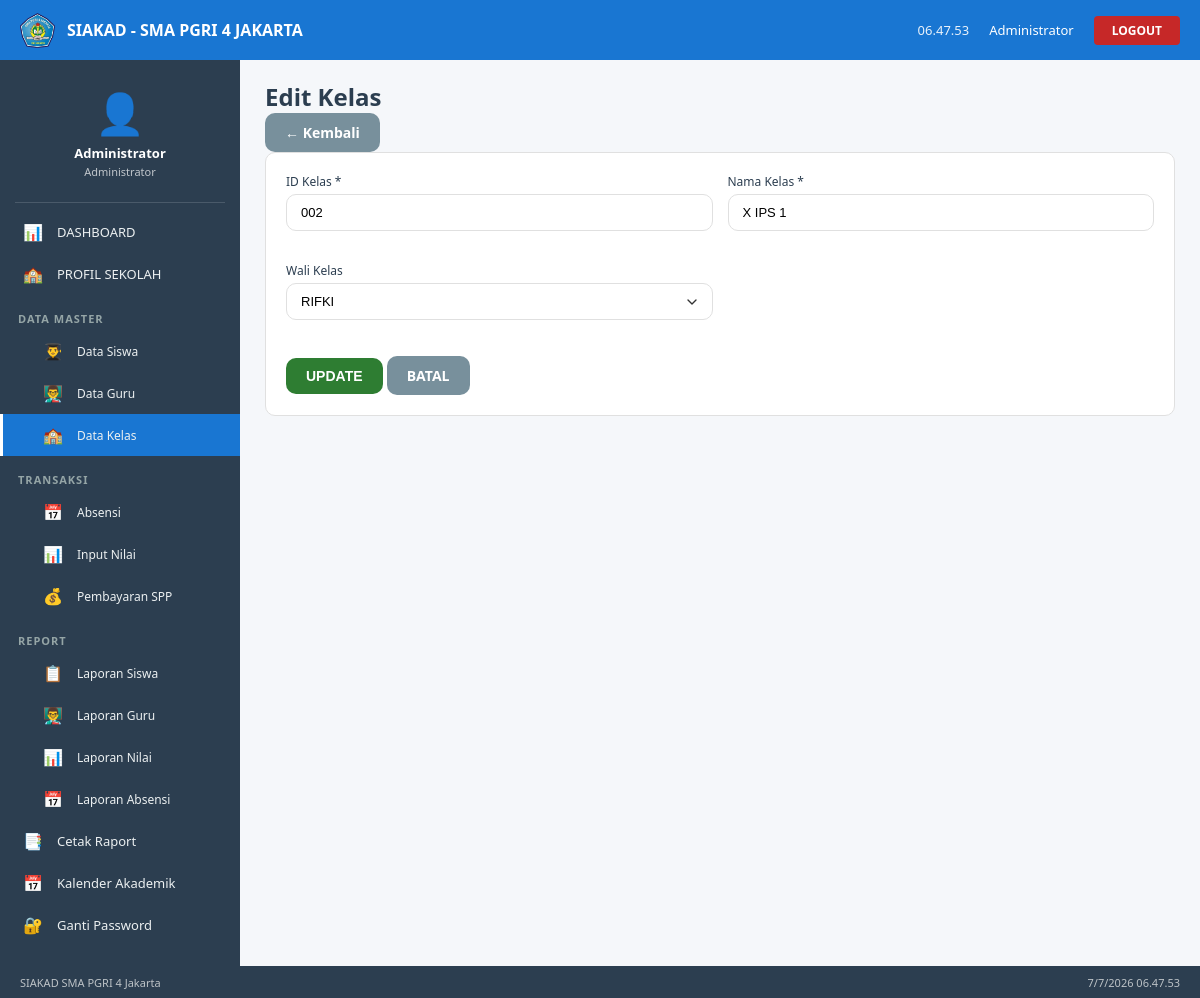
Page /kelas/edit.php?id=002 (signed in) on the committed database.
### tables this page shows
CREATE TABLE `tbl_kelas` (
  `id_kelas` varchar(20) NOT NULL,
  `nama_kelas` varchar(50) NOT NULL,
  `wali_kelas` varchar(100) NOT NULL
);

CREATE TABLE `tbl_guru` (
  `nip` varchar(20) NOT NULL,
  `jk` enum('Laki-laki','Perempuan') DEFAULT NULL,
  `nama_guru` varchar(100) NOT NULL,
  `mapel` varchar(50) NOT NULL,
  `password` varchar(255) DEFAULT md5('guru123'),
  `last_login` datetime DEFAULT NULL,
  `status` enum('aktif','nonaktif') DEFAULT 'aktif'
);

### kelas/edit.php (the view, shortened to what this page needs)
<?php
include '../config/koneksi.php';
include '../includes/header.php';
$id_kelas = $_GET['id'] ?? '';
$data = mysqli_fetch_assoc(mysqli_query($conn, "SELECT * FROM tbl_kelas WHERE id_kelas = '$id_kelas'"));
$guruList = mysqli_query($conn, "SELECT nip, nama_guru FROM tbl_guru ORDER BY nama_guru");
?>
<div class="page-header">
    <h2>Edit Kelas</h2>
    <a href="index.php" class="btn btn-secondary">← Kembali</a>
</div>
<div class="card">
    <form method="POST">
        <div style="display:grid;grid-template-columns:1fr 1fr;gap:15px;">
            <div class="form-group">
                <label>ID Kelas *</label>
                <input type="text" name="id_kelas" class="form-control" value="<?php echo $data['id_kelas']; ?>" required>
            </div>
            <div class="form-group">
                <label>Nama Kelas *</label>
                <input type="text" name="nama_kelas" class="form-control" value="<?php echo $data['nama_kelas']; ?>" required>
            </div>
            <div class="form-group">
                <label>Wali Kelas</label>
                <select name="wali_kelas" class="form-control">
                    <?php while($g = mysqli_fetch_assoc($guruList)): ?>
                    <option value="<?php echo $g['nip']; ?>" <?php echo $data['wali_kelas'] == $g['nip'] ? 'selected' : ''; ?>><?php echo $g['nama_guru']; ?></option>
                    <?php endwhile; ?>
                </select>
            </div>
        </div>
        <div style="margin-top:20px;">
            <button type="submit" class="btn btn-success">UPDATE</button>
            <a href="index.php" class="btn btn-secondary">BATAL</a>
        </div>
    </form>
</div>
<?php include '../includes/footer.php'; ?>

### assets/css/style.css (style rules this page uses)
* { margin: 0; padding: 0; box-sizing: border-box; }
body { font-family: 'Segoe UI', Tahoma, Geneva, Verdana, sans-serif; background: #F5F7FA; color: #2C3E50; }
.form-group { margin-bottom: 16px; }
.form-group label { display: block; font-size: 12px; font-weight: 500; color: #2C3E50; margin-bottom: 4px; }
.form-control { width: 100%; padding: 10px 14px; border: 1px solid #E0E0E0; border-radius: 10px; font-size: 13px; transition: border-color 0.3s; background: white; }
select.form-control { appearance: none; background-repeat: no-repeat; background-position: right 12px center; background-size: 16px; }
.btn { padding: 10px 20px; border: none; border-radius: 10px; font-size: 14px; font-weight: bold; cursor: pointer; transition: background 0.3s; text-decoration: none; display: inline-block; text-align: center; }
.btn-success { background: #2E7D32; color: white; }
.btn-secondary { background: #78909C; color: white; }
.card { background: white; border-radius: 10px; border: 1px solid #E0E0E0; padding: 20px; margin-bottom: 20px; }

### rows in the picture
tbl_kelas: id_kelas "002", nama_kelas "X IPS 1", wali_kelas "RIFKI"

### other values in the picture
$_SESSION['nama'] "Administrator"
